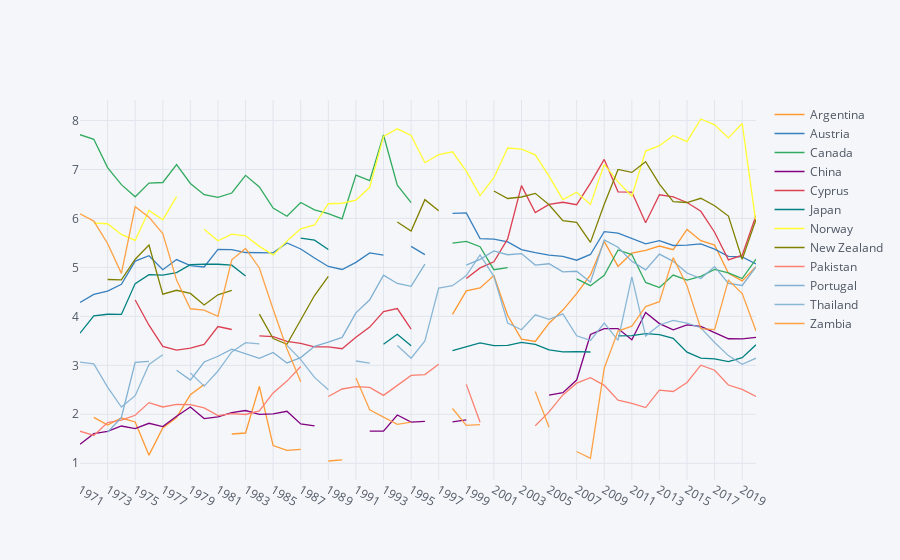

This figure's notebook cell:
### Markdown cell above
Using plotly with cufflinks makes creating interactive plots super easy. Try zooming in on the plot by selecting a rectangle. You can set the zoom back with double click.

### Code cell
import plotly
import cufflinks as cf
from plotly.offline import download_plotlyjs, init_notebook_mode, plot, iplot
import chart_studio.plotly as py
init_notebook_mode(connected=True)
cf.go_offline()

edu.iplot()
